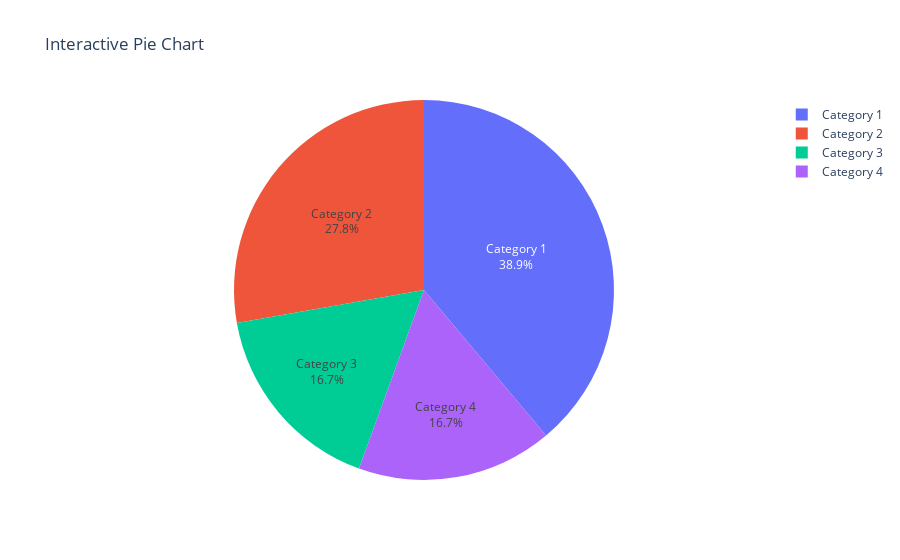

The notebook cell saved with this chart:
### Markdown cell above
# 21- Using Plotly, create an interactive pie chart of randomly generated data, add labels and percentages, set the title as 'Interactive Pie Chart'

### Code cell
#importing the necessary libraries
import plotly.graph_objs as go
import numpy as np

# Generating random data
categories = ['Category 1', 'Category 2', 'Category 3', 'Category 4']
values = np.random.randint(1, 10, size=len(categories))

# Creating a Plotly pie chart
fig = go.Figure(data=[go.Pie(labels=categories, values=values)])

# Set labels and percentages
fig.update_traces(textinfo='label+percent')

# Set the title
fig.update_layout(title='Interactive Pie Chart')

# Display the plot
fig.show()

### Figure 1 — Plotly figure (JSON) as saved in the notebook; plotly's stock layout.template omitted (floating-point values rounded to 4 significant figures)
{"data": [{"labels": ["Category 1", "Category 2", "Category 3", "Category 4"], "textinfo": "label+percent", "type": "pie", "values": [7, 5, 3, 3]}], "layout": {"title": {"text": "Interactive Pie Chart"}}}
